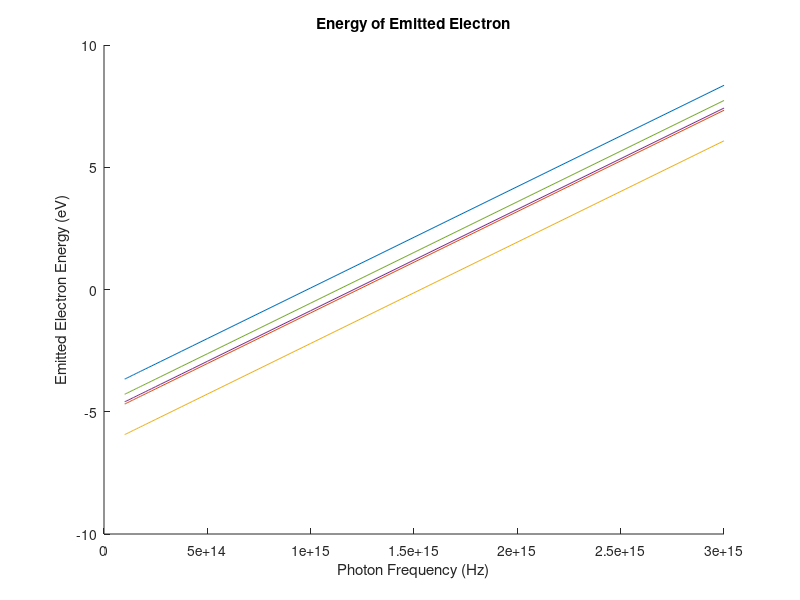

The MATLAB script that drew this image:
%% Photoelectric effect
%% Question 1
%In this problem I am simulating the energy of electrons that are emitted from 
%metal surfaces that are hit by light ranging from 3000nm (IR) to 100nm (UVC). 
%For this problem, I used the folowing equations:
%   freq(i) = c/(lambda(i));
%   Electron_energy(j, i) = (h*freq(i) - E0*(1.6e-19))/1.6e-19;

%E0 for metals (eV)
AlminE = 4.08;
AuminE = 5.1;
PtminE = 6.35;
NiminE = 5.01;
CuminE = 4.7;

%constants
c = 3.0e8 ; %speed of light in meters/sec
h = 6.63e-34;
list_of_elements = [AlminE AuminE PtminE NiminE CuminE];
list_of_element_names = ['Al';'Au';'Pt';'Ni';'Cu'];

%lambdas range from 100nm - 3000nm 
lambda = (100e-9:100e-9:3000e-9);

figure()
hold on
for j = 1:5
%     figure(j)
    E0 = list_of_elements(j);
    for i = 1:30
        freq(i) = c/(lambda(i));
        Electron_energy(j, i) = (h*freq(i) - E0*(1.6e-19))/1.6e-19;
    end
    plot(freq, Electron_energy(j, :))
%     title(["Energy of Emitted Electron " list_of_element_names(j, :) ""]);

    title(["Energy of Emitted Electron"])

    xlabel("Photon Frequency (Hz)");
    ylabel("Emitted Electron Energy (eV)");
end

hold off